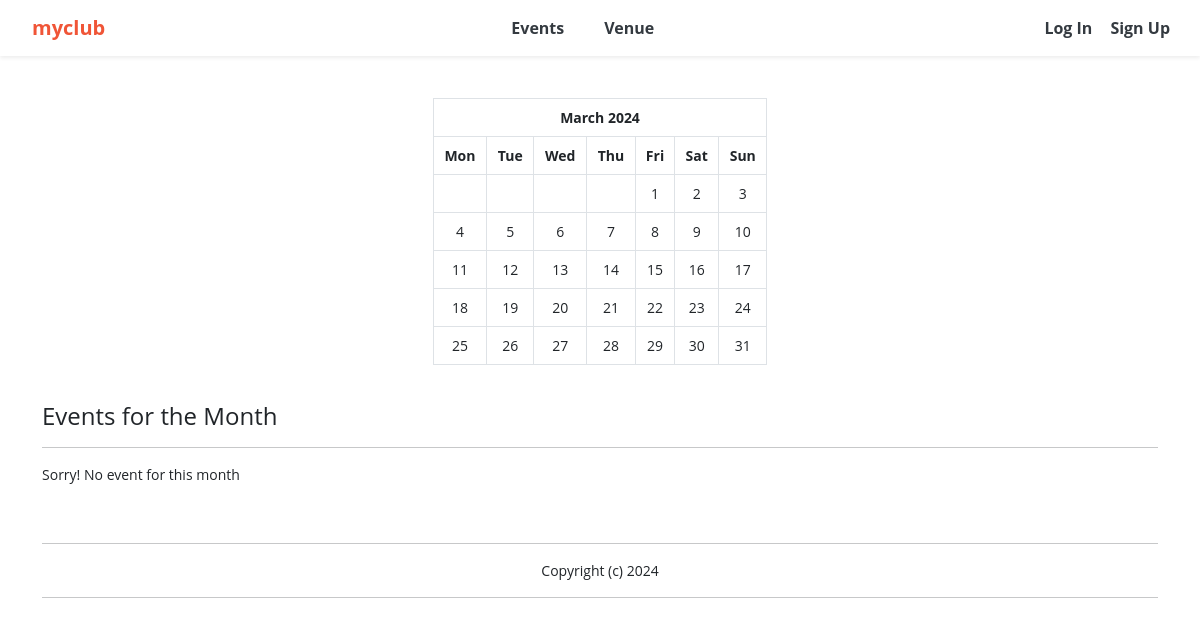
Before: / with the older database file.
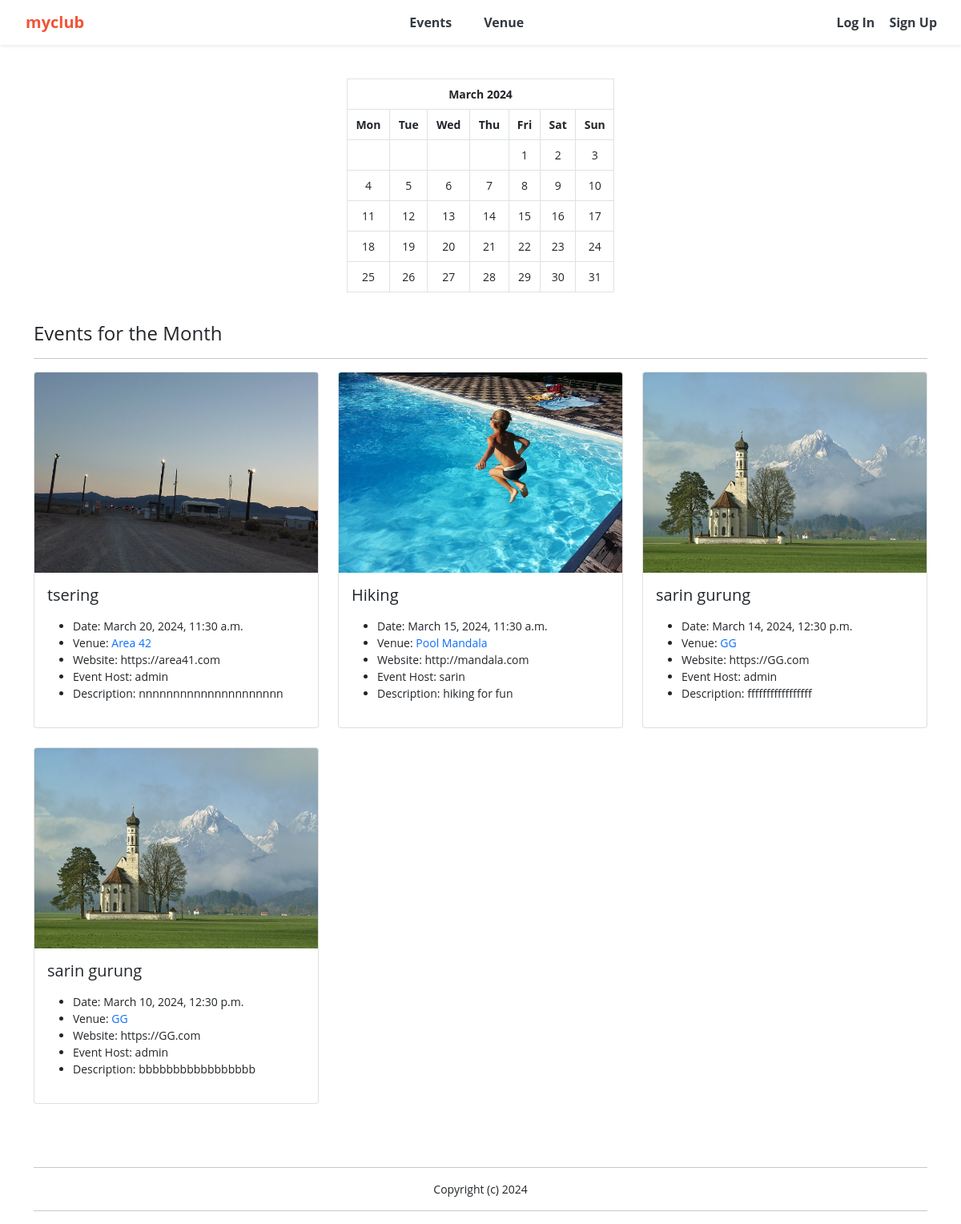
After: the same page with the newer database file.
### events/models.py (models this page shows)
class Event(models.Model):
	name = models.CharField('Event Name', max_length=120)
	event_date = models.DateTimeField('Event Date')
	venue = models.ForeignKey(Venue, blank=True, null=True, on_delete=models.CASCADE)
	manager = models.ForeignKey(User, blank=True, null=True, on_delete=models.SET_NULL)
	description = models.TextField(blank=True)
	attendees = models.ManyToManyField(MyClubUser, blank=True)
	def __str__(self):
		return self.name
	class Meta:
		ordering = ['-event_date']

class Venue(models.Model):
	name = models.CharField('Venue Name', max_length=120)
	address = models.CharField(max_length=300)
	zip_code = models.CharField('Zip Code', max_length=15)
	phone = models.CharField('Contact Phone', max_length=25, blank=True)
	web = models.URLField('Website Address', blank=True)
	email_address = models.EmailField('Email Address', blank=True)
	owner = models.IntegerField("Venue Owner", blank=False, default=1)
	venue_image = models.ImageField(null=True, blank=True, upload_to="images/")
	def __str__(self):
		return self.name
	class Meta:
		ordering = ['name']

### events/views.py (the view)
# urls.py: path('', views.home, name="home"),
def home(request, year=datetime.now().year, month=datetime.now().strftime('%B')):
	name = "sarin"
	month = month.capitalize()
	month_number = list(calendar.month_name).index(month)
	month_number = int(month_number)
	cal = HTMLCalendar().formatmonth(year, month_number).replace(
	    '<table',
	    '<table class="table table-bordered table-responsive-sm" style="width:30%; text-align:center;"')
	now = datetime.now()
	current_year = now.year
	event_list = Event.objects.filter(
		event_date__year = year,
		event_date__month = month_number)
	time = now.strftime('%I:%M %p')
	return render(request,
		'events/home.html', {
		"name" : name,
		"year" : year,
		"month" : month,
		"month_number" : month_number,
		"cal" : cal,
		"current_year" : current_year,
		"time" : time,
		"event_list": event_list,
		})

### events/templates/events/home.html
{% extends 'events/base.html' %}
{% block content %}
	<br>
	<center>
	{{ cal|safe }}
	</center>
	<br>
	<h4>Events for the Month</h4>
	<hr>
	{% if event_list %}
		<div class="row row-cols-1 row-cols-md-3 g-4">
		{% for event in event_list %}
		  <div class="col">
		    <div class="card h-100">
		    {% if event.venue.venue_image %}
		      <img src="{{ event.venue.venue_image.url }}" class="card-img-top" alt="..." style="height: 250px; width: 100%;">
		    {% endif %}
		      <div class="card-body">
		        <h5 class="card-title">{{event}}</h5>
		        <p class="card-text">
		        	<ul>
			    		{% if event.event_date %}
							<li>Date: {{ event.event_date }}</li>
						{% endif %}
						{% if event.venue %}
							<li>Venue: <a href="{% url 'show-venue' event.venue.id %}" style="text-decoration: none;">{{ event.venue }}</a></li>
						{% endif %}
						{% if event.venue.web %}
							<li>Website: {{ event.venue.web }}</li>
						{% endif %}
						{% if event.manager %}
							<li>Event Host: {{ event.manager }}</li>
						{% endif %}
						{% if event.description %}
							<li>Description: {{ event.description }}</li>
						{% endif %}
					</ul>
		        </p>
		      </div>
		    </div>
		  </div>
		  {% endfor%}
		</div>
	{% else %}
		Sorry! No event for this month
	{% endif %}
	<br><br><br>
	<hr>
	<center>
	Copyright (c) {{ current_year }}
	<hr>
	</center>
{% endblock %}

### events/templates/events/base.html (shortened to what this page needs)
<!doctype html>
<html lang="en">
  <head>
    <link href="https://cdn.jsdelivr.net/npm/bootstrap@5.0.2/dist/css/bootstrap.min.css" rel="stylesheet">
  </head>
  <body>
  	{% include 'events/navbar.html' %}
  	<br>
    <div class="container">
    	{% block content %}
  	  {% endblock %}
    </div>
  </body>
</html>

### events/templates/events/navbar.html (shortened to what this page needs)
<nav class="navbar navbar-expand-lg navbar-light bg-white sticky-top text-center shadow-sm">
  <div class="container-fluid">
    <a class="navbar-brand" href="{% url 'home' %}">myclub</a>
    <div class="collapse navbar-collapse" id="navbarSupportedContent">
      <ul class="navbar-nav mx-auto mb-2 mb-lg-0">
        {% if user.is_authenticated %}
          <li class="nav-item">
            <a class="nav-link" href="{% url 'list-events' %}">Events</a>
          </li>
          <li class="nav-item">
            <a class="nav-link" href="{% url 'my_events' %}">My Event</a>
          </li>
        {% else %}
          <li class="nav-item">
            <a class="nav-link" href="{% url 'list-events' %}">Events</a>
          </li>
        {% endif %}
        {% if user.is_authenticated %}
          <li class="nav-item">
            <a class="nav-link" href="{% url 'list-venues' %}">Venue</a>
          </li>
          <li class="nav-item">
            <a class="nav-link" href="{% url 'my_venues' %}">My Venue</a>
          </li>
        {% else %}
          <li class="nav-item">
            <a class="nav-link" href="{% url 'list-venues' %}">Venue</a>
          </li>
        {% endif %}
      </ul>
    </div>
    <div class="ms-auto">
      <ul class="navbar-nav">
        {% if user.is_authenticated %}
          <li class="nav-item">
            <a class="nav-link" href="{% url 'logout' %}">Log Out</a>
          </li>
        {% else %}
          <li class="nav-item">
            <a class="custom-link" href="{% url 'login' %}">Log In</a>
          </li>
          <li class="nav-item">
            <a class="custom-link" href="{% url 'register_user' %}">Sign Up</a>
          </li>
        {% endif %}
      </ul>
    </div>
  </div>
</nav>

### events/templates/events/base.html (style rules this page uses)
body { font-size: 14px; font-weight: 400; font-family: "Open Sans", sans-serif; background: #FFFFFF; }

### events/templates/events/navbar.html (style rules this page uses)
:root { --bs-primary: #f05537; }
.navbar-brand { padding-left: 20px; font-weight: bold; color: var(--bs-primary) !important; }
.navbar-nav .nav-item a.nav-link { font-size: 16px; font-weight: bold; color: #343a40; padding-left: 20px; padding-right: 20px; }
.custom-link { font-size: 16px; font-weight: bold; color: #343a40; padding-right: 18px; text-decoration: none; }

Changed rows visible on the page:
added Event: venue.venue_image (picture), name "tsering", event_date "March 20, 2024, 11:30 a.m.", venue "Area 42", venue.web "https://area41.com", manager "admin", description "nnnnnnnnnnnnnnnnnnnnn"
added Event: venue.venue_image (picture), name "Hiking", event_date "March 15, 2024, 11:30 a.m.", venue "Pool Mandala", venue.web "http://mandala.com", manager "sarin", description "hiking for fun"
added Event: venue.venue_image (picture), name "sarin gurung", event_date "March 14, 2024, 12:30 p.m.", venue "GG", venue.web "https://GG.com", manager "admin", description "fffffffffffffffff"
added Event: venue.venue_image (picture), name "sarin gurung", event_date "March 10, 2024, 12:30 p.m.", venue "GG", venue.web "https://GG.com", manager "admin", description "bbbbbbbbbbbbbbbbb"
Other visible differences:
text no longer shown: "Sorry! No event for this month"
